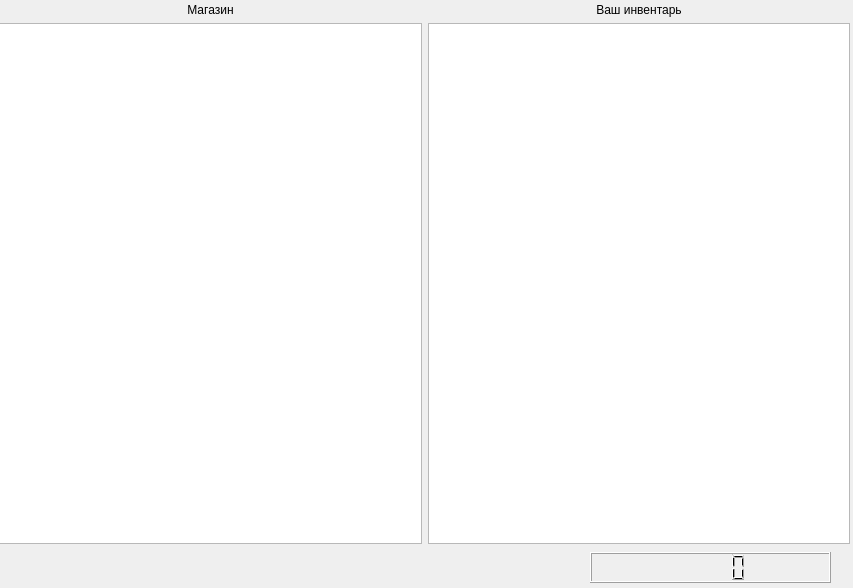
<?xml version="1.0" encoding="UTF-8"?>
<ui version="4.0">
 <class>ShopWindow</class>
 <widget class="QDialog" name="ShopWindow">
  <property name="geometry">
   <rect>
    <x>0</x>
    <y>0</y>
    <width>853</width>
    <height>588</height>
   </rect>
  </property>
  <property name="windowTitle">
   <string>Dialog</string>
  </property>
  <widget class="QWidget" name="horizontalLayoutWidget">
   <property name="geometry">
    <rect>
     <x>-1</x>
     <y>3</y>
     <width>851</width>
     <height>541</height>
    </rect>
   </property>
   <layout class="QHBoxLayout" name="horizontalLayout">
    <item>
     <layout class="QVBoxLayout" name="verticalLayout">
      <item>
       <widget class="QLabel" name="label">
        <property name="text">
         <string>Магазин</string>
        </property>
        <property name="alignment">
         <set>Qt::AlignCenter</set>
        </property>
       </widget>
      </item>
      <item>
       <widget class="QTableView" name="shopTable"/>
      </item>
     </layout>
    </item>
    <item>
     <layout class="QVBoxLayout" name="verticalLayout_3">
      <item>
       <widget class="QLabel" name="label_2">
        <property name="text">
         <string>Ваш инвентарь</string>
        </property>
        <property name="alignment">
         <set>Qt::AlignCenter</set>
        </property>
       </widget>
      </item>
      <item>
       <widget class="QTableView" name="playerTable"/>
      </item>
     </layout>
    </item>
   </layout>
  </widget>
  <widget class="QLCDNumber" name="money_lcd">
   <property name="geometry">
    <rect>
     <x>590</x>
     <y>552</y>
     <width>241</width>
     <height>31</height>
    </rect>
   </property>
  </widget>
 </widget>
 <resources/>
 <connections/>
</ui>
